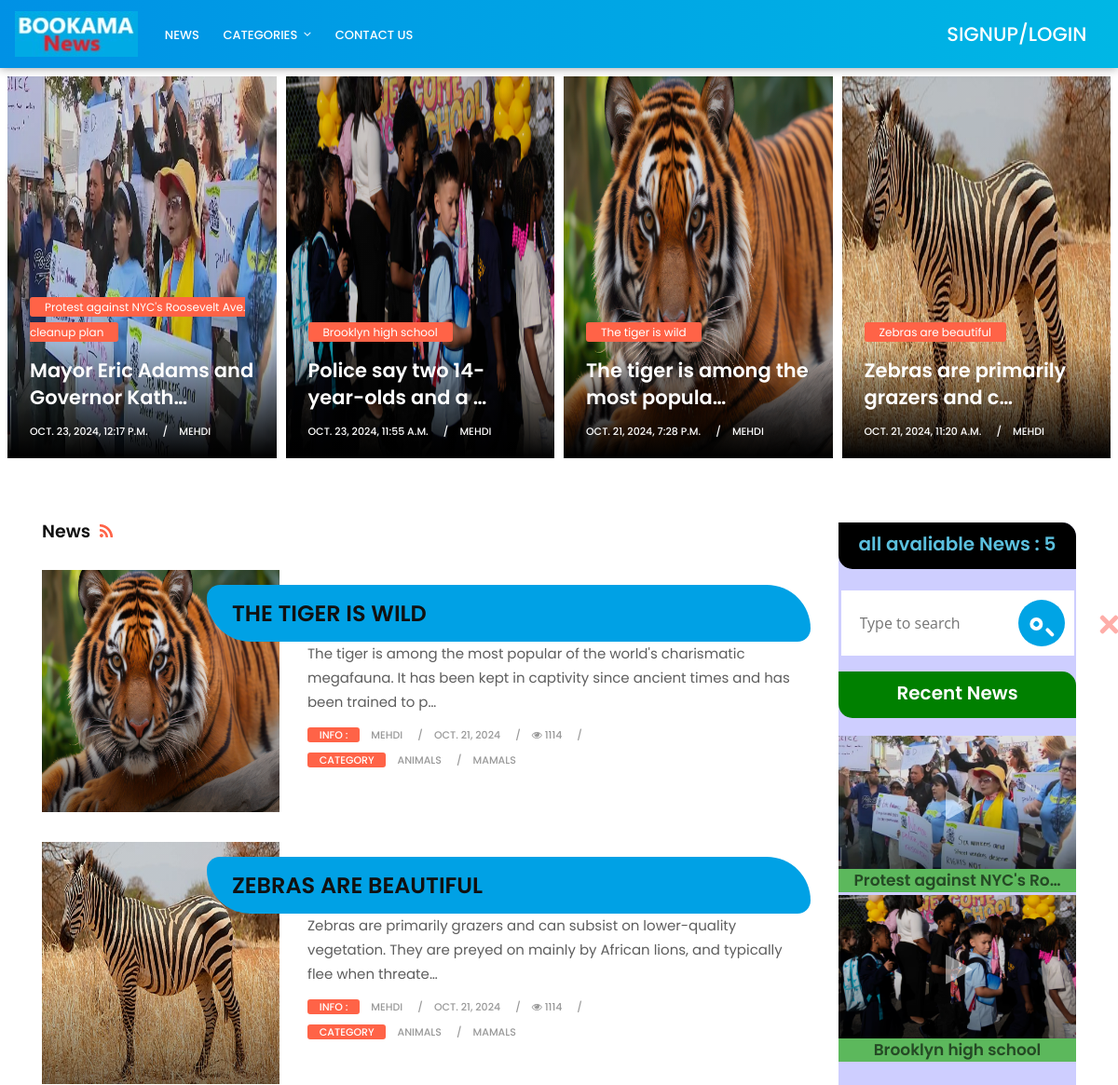
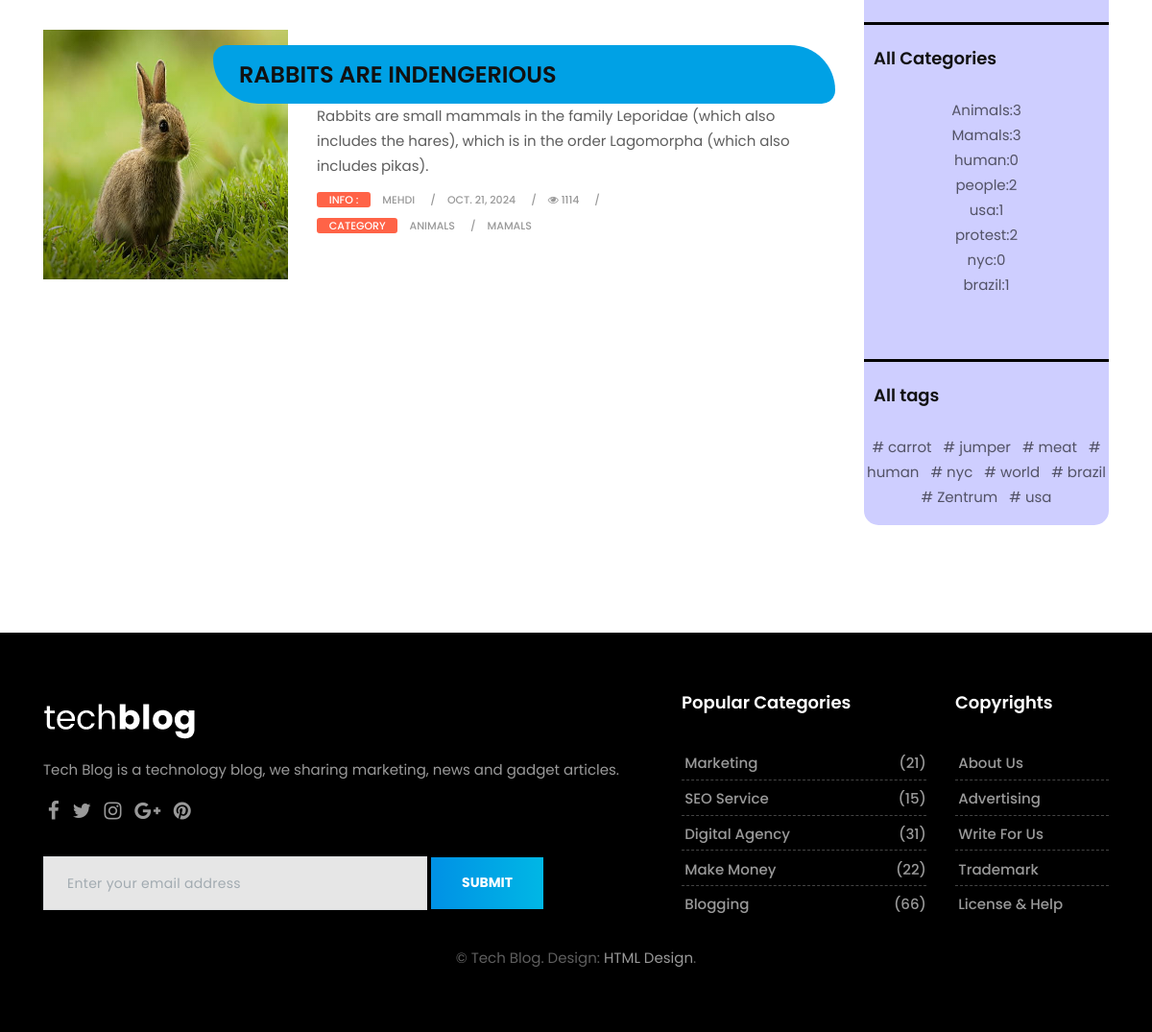
Page /category/Animals/ on the committed database (2 pictures, top to bottom).
### news/models.py (models this page shows, shortened)
class News(models.Model):
  title=models.CharField(max_length=250)
  brif_description=models.TextField()
  description=models.TextField()
  image=models.ImageField(upload_to='news/images/',default='news/images/1.png')
  updated_time=models.DateTimeField(auto_now=True, auto_now_add=False)
  created_time=models.DateTimeField(auto_now=False, auto_now_add=True)
  active=models.BooleanField(default=False)
  author=models.ForeignKey(user,on_delete=models.CASCADE,blank=False)
  category=models.ManyToManyField("Category")
  tag=models.ManyToManyField("Tag")
  class Meta:
    ordering=['-created_time']
    verbose_name = 'New'
    verbose_name_plural = 'News'

class Category(models.Model):
  title=models.CharField(max_length=100)
  def __str__(self):
    return self.title

class Tag(models.Model):
  title=models.CharField(max_length=100)

### news/views.py (the view)
# urls.py: path('', news_list,name="news"),
def news_list(request,*args, **kwargs):
  news=News.objects.filter(active=True).order_by('-created_time')
  if kwargs.get('author'):
    news=news.filter(author__username=kwargs['author'])
  if kwargs.get('date'):
    news=news.filter(created_time__icontains=kwargs['date'])
  if kwargs.get('category'):
    news=news.filter(category__title=kwargs['category'])
  if kwargs.get('tag'):
    news=news.filter(tag__title=kwargs['tag'])
  search=request.GET.get('q')
  if search:
    news=news.filter( Q(title__icontains=search) | Q(brif_description__icontains=search)|Q(description__icontains=search))
  paginator = Paginator(news, 4)  # Show 25 contacts per page.
  page_number = request.GET.get("page")
  new_list = paginator.get_page(page_number)
  context={'news':new_list}
  return render(request,'news/news-list.html',context)

### news/templatetags/news_tags.py (called while the page is built)
@register.simple_tag
def news_counter():
  news=str(News.objects.filter(active=1).count())
  return f"all avaliable News   :  {news} "

@register.filter
def upper(value):
  return value.upper()

@register.inclusion_tag('news/includes/news-recent.html')
def recent_news():
  news=News.objects.filter(active=True).order_by('-created_time')[0:2]
  return {'news':news}

@register.inclusion_tag('news/includes/news-category.html')
def categories():
  categories=Category.objects.all()
  news=News.objects.filter(active=True)
  categories_count={}
  for cat in categories:
    categories_count[cat]=news.filter(category__title=cat).count()
  return {'categories_count': categories_count}

@register.inclusion_tag('news/includes/news-all-tags.html')
def show_all_tags():
  tags=Tag.objects.all()
  return {'tags':tags}

@register.inclusion_tag('news/includes/news-category-banner.html')
def category_banner():
  categories=Category.objects.all()
  return {'categories':categories}

@register.inclusion_tag('news/includes/banner/news-banner-recentnews.html')
def banner_recent_news():
  news=News.objects.filter(active=True).order_by('-id')[0:3]
  return {'news':news}

@register.inclusion_tag('news/includes/banner/news-banner-preview.html')
def banner_preview():
  news=News.objects.filter(active=True).order_by('-id')[0:4]
  return {'news':news}

### templates/news/news-list.html (shortened to what this page needs)
{% extends "base.html" %}
{% load static %}
{% load news_tags %}
{% load humanize %}
{% block content %}
{% include "news/includes/banner.html" %}
<section class="section">
  <div class="container">
      <div class="row">
          <div class="col-lg-9 col-md-12 col-sm-12 col-xs-12">
              <div class="page-wrapper">
                  <div class="blog-top clearfix">
                      <h4 class="pull-left">News<i class="fa fa-rss"></i></h4>
                  </div>
                  <div class="blog-list clearfix">
{% for new in news %}
                      <div class="blog-box row">
                          <div class="col-md-4">
                              <div class="post-media">
                                  <a href="{% url "news:detail" num=new.id %}" title="">
                                      <img style="width:100%;height:260px" src="{{new.image.url}}" alt="" class="img-fluid">
                                      <div class="hovereffect"></div>
                                  </a>
                              </div>
                          </div>
                          <div class="blog-meta big-meta col-md-8">
                              <h4 style="padding-left:5%;background-color:#00A1E5;border-radius: 15px 50px;"><a href="{% url "news:detail" num=new.id %}" title="">{{new.title |upper }}</a></h4>
                              <a href="{% url "news:detail" num=new.id %}"><p>{{new.brif_description | truncatechars:150 }}</p></a>
                              <small class="firstsmall"><a class="bg-orange" href="tech-category-01.html" title="">Info : </a></small>
                               <small><a href="{% url "news:author" author=new.author %}" >{{new.author}}</a></small>
                               <small><a  title="">{{new.created_time|naturalday }}</a></small>
                              <small><a href="tech-single.html" title=""><i class="fa fa-eye"></i> 1114</a></small>
                            <br/>
                              <small class="firstsmall"><a class="bg-orange" href="tech-category-01.html" title="">CATEGORY</a></small>
                              {% for cat in new.category.all %}
                              <small><a href="{% url "news:category" category=cat.title %}" >{{cat.title}}</a></small>
                              {% endfor %}
                          </div>
                      </div>
                      {% endfor %}
                  </div>
              </div>
          </div>
{% include "news/includes/sidebar.html" %}
          </div>
      </div>
  </div>
</section>
{% endblock content %}

### templates/news/includes/banner/news-banner-preview.html
{% load static %}
{% load news_tags %}
{% for new in news %}
<a href="{% url "news:detail" num=new.id %}">
<div class="second-slot">
  <div class="masonry-box post-media">
      <a href="{% url "news:detail" num=new.id %}">
        <img style="width:360px;height:410px" src="{{new.image.url}}" alt="" class="img-fluid" /></a>
       <div class="shadoweffect">
          <div class="shadow-desc">
              <div class="blog-meta">
                  <span class="bg-orange"><a href="{% url "news:detail" num=new.id %}" title="">{{new.title}}</a></span>
                  <h4><a href="{% url "news:detail" num=new.id %}" title="">{{new.brif_description|truncatechars:35}}</a></h4>
                  <small><a title="">{{new.created_time}}</a></small>
                  <small><a href="{% url "news:author" author=new.author %}" title="">{{new.author}}</a></small>
              </div>
          </div>
       </div>
  </div>
</div>
</a>
{% endfor %}

### templates/news/includes/news-recent.html (shortened to what this page needs)
{% load news_tags %}
<div class="widget">
    <div class="trend-videos">
<h2 style="border-radius:0px 15px 0px 15px;background-color:green;font-size:20px;height:50px;text-align:center;padding:5%" class="widget-title text-white">Recent News</h2>
{% for new in news %}
      <div class="blog-box bg-success" style="margin-top:-13px;">
          <div class="post-media">
              <a href="{% url "news:detail" num=new.id %}" title="">
                  <img src="{{new.image.url}}" alt="" class="img-fluid">
                  <div class="hovereffect">
                  </div>
              </a>
          </div>
          <div class="blog-meta">
              <h5 style="text-align:center;padding-buttom:10px" ><a href="{% url "news:detail" num=new.id %}" title="">{{new.title | truncatechars:25}}</a></h5>
          </div>
      </div>
      {% endfor %}
  </div>
</div>

### templates/news/includes/news-category.html (shortened to what this page needs)
{% load news_tags %}
<div class="widget">
  <h2 class="widget-title" style="padding:10px 0px 0px 10px">All Categories </h2>
  <div class="blog-list-widget">
      <div class="list-group">
          <a href="tech-single.html" class="list-group-item list-group-item-action flex-column align-items-start">
              <div class="w-100 justify-content-between">
                  <ul>
                    {% for cat,num in categories_count.items %}
                    <li style="text-align:center">
                        <a href="{% url "news:category" category=cat.title %}">{{cat}}:{{num}}</a>
                    </li>
                    {% endfor %}
                  </ul>
              </div>
          </a>
      </div>
  </div>
</div>

### templates/news/includes/news-all-tags.html (shortened to what this page needs)
{% load news_tags %}
<div class="widget">
  <h2 class="widget-title"  style="padding:10px 0px 0px 10px" >All tags </h2>
  <div class="blog-list-widget">
      <div class="list-group">
          <a href="tech-single.html" class="list-group-item list-group-item-action flex-column align-items-start">
              <div class="w-100 justify-content-between">
                  <ul style="text-align:center">
                    {% for tag in tags%}
                    <li  style="display:inline">
                        <a href="{% url "news:tag" tag=tag.title %}"># {{tag.title}} &nbsp; </a>
                    </li>
                    {% endfor %}
              </div>
          </a>
      </div>
  </div>
</div>

### staticfiles/style.css (style rules this page uses)
body { font-size: 15px; line-height: 26px; background-color: #ffffff; }
h1, h2, h3, h4, h5, body, p, .topbar-section, .navbar-inverse .navbar-nav .nav-link, .header .dropdown-menu, .navbar-nav .nav-link { font-family: 'Roboto', serif; }
h1, h2, h3, h4, h5, h6 { font-weight: 700; line-height: 1.4; color: #111111; }
h2 { font-size: 27px; line-height: 38px; margin-bottom: 20px }
h4 { font-size: 19px; line-height: 29px; margin-bottom: 14px }
h5 { font-size: 17px; line-height: 25px; margin-bottom: 11px }
body, p { color: #5e5e5e; }
p { margin-bottom: 26px; font-size: 15px; line-height: 26px; }
.post-media img { width: 100%; }
.section { padding: 4rem 0; display: block; position: relative; background-color: #ffffff; }
.post-media img, .masonry-box img { -webkit-transition: all .3s ease-in-out; -moz-transition: all .3s ease-in-out; -ms-transition: all .3s ease-in-out; -o-transition: all .3s ease-in-out; transition: all .3s ease-in-out; -webkit-transform: scale(1); -moz-transform: scale(1); -ms-transform: scale(1); -o-transform: scale(1); transform: scale(1); }
.masonry-box img, .masonry-box { width: 100%; }
.masonry-box { border: 0.34rem solid #fff; }
.masonry-box .blog-meta h4 { padding: 0.2rem 0; }
.masonry-box .blog-meta span { background-color: #111111; border-radius: 3px; font-size: 12px; padding: 0.1rem 1rem; }
.blog-meta h4 { padding: 1rem 0 0.5rem; margin: 0; font-size: 21px; }
.blog-meta.big-meta h4 { padding: 1rem 0 0.6rem; margin: 0; font-size: 28px; }
.blog-meta.big-meta p { margin-bottom: 0.5rem; padding-bottom: 0; }
.blog-meta small { font-size: 11px; display: inline-block; margin-bottom: 0; padding-bottom: 0; color: #111111; font-weight: bold; text-transform: uppercase; margin-right: 0.5rem; }
.blog-meta small:after { content: "/"; padding-left: 1rem; }
.blog-meta small:last-child:after { content: "" }
.post-media { position: relative; overflow: hidden; }
.shadoweffect { position: absolute; top: 0; opacity: 0; left: 0; right: 0; bottom: 0; background: -moz-linear-gradient(0deg, rgba(0, 0, 0, 1) 0%, rgba(0, 0, 0, 0.1) 30%); background: -webkit-linear-gradient(0deg, rgba(0, 0, 0, 1) 0%, rgba(0, 0, 0, 0.1) 30%); background: linear-gradient(0deg, rgba(0, 0, 0, 1) 0%, rgba(0, 0, 0, 0.1) 30%); filter: progid: DXImageTransform.Microsoft.gradient( startColorstr='#000000', endColorstr='#00000000', GradientType=1); -webkit-transition: all .3s ease-in-out; -moz-transition: all .3s ease-in-out; -ms-transition: all .3s ease-in-out; -o-transition: all .3s ease-in-out; transition: all .3s ease-in-out; -webkit-transform: scale(1); -moz-transform: scale(1); -ms-transform: scale(1); -o-transform: scale(1); transform: scale(1); zoom: 1; filter: alpha(opacity=100); opacity: 1; }
.shadow-desc { position: absolute; bottom: 0; padding: 1rem 1.5rem; }
.shadow-desc .blog-meta small::after, .shadow-desc .blog-meta a, .shadow-desc .blog-meta h4 a { color: #ffffff !important; }
.hovereffect { position: absolute; top: 0; opacity: 0; left: 0; right: 0; bottom: 0; background-color: rgba(0, 0, 0, 0.2); -webkit-transition: all .3s ease-in-out; -moz-transition: all .3s ease-in-out; -ms-transition: all .3s ease-in-out; -o-transition: all .3s ease-in-out; transition: all .3s ease-in-out; zoom: 1; filter: alpha(opacity=0); opacity: 0.5; background: -moz-linear-gradient(0deg, rgba(0, 0, 0, 1) 0%, rgba(0, 0, 0, 0.1) 50%); background: -webkit-linear-gradient(0deg, rgba(0, 0, 0, 1) 0%, rgba(0, 0, 0, 0.1) 50%); background: linear-gradient(0deg, rgba(0, 0, 0, 1) 0%, rgba(0, 0, 0, 0.1) 50%); filter: progid: DXImageTransform.Microsoft.gradient( startColorstr='#000000', endColorstr='#00000000', GradientType=1); }
.blog-list .blog-meta.big-meta h4 { margin-left: -20%; margin-top: 1rem; background-color: #ffffff; padding: 1rem 1.5rem 1rem; }
.sidebar .widget { position: relative; display: block; margin-bottom: 3rem; }
.sidebar .widget ul { list-style: none; margin: 0; padding: 0; }
.sidebar a { color: rgba(0, 0, 0, 0.6); }
.sidebar .widget-title { display: block; font-size: 18px; margin: 0 0 2rem; padding: 0; line-height: 1; }
.blog-list-widget .list-group-item { padding: 0; border: 0; margin: 0; background-color: transparent; }
.blog-list-widget .w-100 { margin-bottom: 1rem; display: block; }

### rows in the picture
News: image (picture), title "Protest against NYC's Roosevelt Ave. cleanup plan", brif_description "Mayor Eric Adams and Governor Kath…", created_time "OCT. 23, 2024, 12:17 P.M.", author "MEHDI", title "Protest against NYC's Ro…"
News: image (picture), title "Brooklyn high school", brif_description "Police say two 14-year-olds and a …", created_time "OCT. 23, 2024, 11:55 A.M.", author "MEHDI"
News: image (picture), title "The tiger is wild", brif_description "The tiger is among the most popula…", created_time "OCT. 21, 2024, 7:28 P.M.", author "MEHDI", title "THE TIGER IS WILD", brif_description "The tiger is among the most popular of the world's charismatic megafauna. It has been kept in captivity since ancient times and has been trained to p…", created_time "OCT. 21, 2024"
News: image (picture), title "Zebras are beautiful", brif_description "Zebras are primarily grazers and c…", created_time "OCT. 21, 2024, 11:20 A.M.", author "MEHDI", title "ZEBRAS ARE BEAUTIFUL", brif_description "Zebras are primarily grazers and can subsist on lower-quality vegetation. They are preyed on mainly by African lions, and typically flee when threate…", created_time "OCT. 21, 2024"
Category: title "ANIMALS", title "Animals", num "3"
Category: title "MAMALS", title "Mamals", num "3"
News: image (picture), title "RABBITS ARE INDENGERIOUS", brif_description "Rabbits are small mammals in the family Leporidae (which also includes the hares), which is in the order Lagomorpha (which also includes pikas).", author "MEHDI", created_time "OCT. 21, 2024"
Category: title "human", num "0"
Category: title "people", num "2"
Category: title "usa", num "1"
Category: title "protest", num "2"
Category: title "nyc", num "0"
Category: title "brazil", num "1"
Tag: title "carrot"
Tag: title "jumper"
Tag: title "meat"
Tag: title "human"
Tag: title "nyc"
Tag: title "world"
Tag: title "brazil"
Tag: title "Zentrum"
Tag: title "usa"
